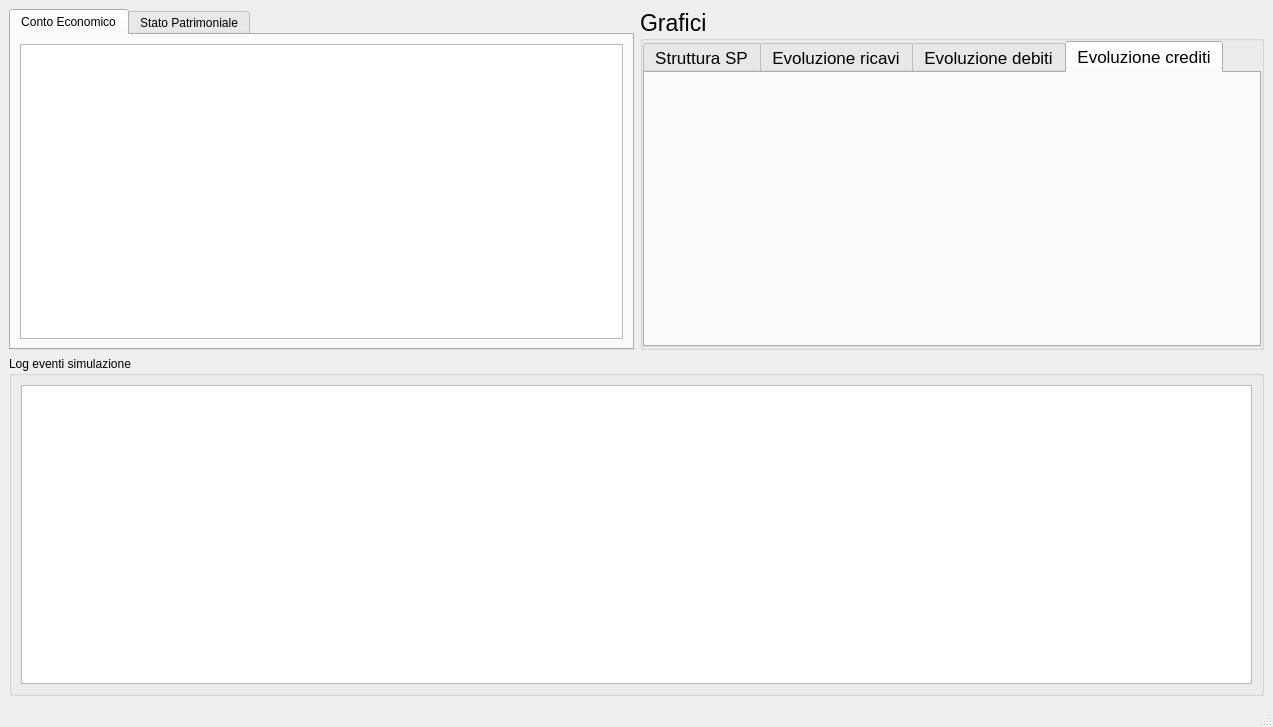
<?xml version="1.0" encoding="UTF-8"?>
<ui version="4.0">
 <class>MainWindow</class>
 <widget class="QMainWindow" name="MainWindow">
  <property name="geometry">
   <rect>
    <x>0</x>
    <y>0</y>
    <width>1273</width>
    <height>727</height>
   </rect>
  </property>
  <property name="windowTitle">
   <string>MainWindow</string>
  </property>
  <widget class="QWidget" name="centralwidget">
   <layout class="QHBoxLayout" name="horizontalLayout_5">
    <item>
     <layout class="QVBoxLayout" name="verticalLayout">
      <item>
       <layout class="QHBoxLayout" name="horizontalLayout_4">
        <item>
         <widget class="QTabWidget" name="tabWidget">
          <property name="currentIndex">
           <number>0</number>
          </property>
          <widget class="QWidget" name="ceTab">
           <attribute name="title">
            <string>Conto Economico</string>
           </attribute>
           <layout class="QHBoxLayout" name="horizontalLayout_3">
            <item>
             <widget class="QTableView" name="tableView_2"/>
            </item>
           </layout>
          </widget>
          <widget class="QWidget" name="spTab">
           <attribute name="title">
            <string>Stato Patrimoniale</string>
           </attribute>
           <layout class="QHBoxLayout" name="horizontalLayout_2">
            <item>
             <widget class="QTableView" name="tableView"/>
            </item>
           </layout>
          </widget>
         </widget>
        </item>
        <item>
         <widget class="QGroupBox" name="chartSection">
          <property name="font">
           <font>
            <pointsize>17</pointsize>
           </font>
          </property>
          <property name="title">
           <string>Grafici</string>
          </property>
          <layout class="QVBoxLayout" name="verticalLayout_2">
           <property name="leftMargin">
            <number>0</number>
           </property>
           <property name="topMargin">
            <number>0</number>
           </property>
           <property name="rightMargin">
            <number>0</number>
           </property>
           <property name="bottomMargin">
            <number>0</number>
           </property>
           <item>
            <widget class="QTabWidget" name="chartTabWidget">
             <property name="font">
              <font>
               <pointsize>13</pointsize>
              </font>
             </property>
             <property name="currentIndex">
              <number>3</number>
             </property>
             <widget class="QWidget" name="struttura_sp_tab">
              <attribute name="title">
               <string>Struttura SP</string>
              </attribute>
             </widget>
             <widget class="QWidget" name="evoluz_ricav_tab">
              <attribute name="title">
               <string>Evoluzione ricavi</string>
              </attribute>
             </widget>
             <widget class="QWidget" name="debitTab">
              <attribute name="title">
               <string>Evoluzione debiti</string>
              </attribute>
             </widget>
             <widget class="QWidget" name="creditTab">
              <attribute name="title">
               <string>Evoluzione crediti</string>
              </attribute>
             </widget>
            </widget>
           </item>
          </layout>
         </widget>
        </item>
       </layout>
      </item>
      <item>
       <widget class="QGroupBox" name="groupBox">
        <property name="title">
         <string>Log eventi simulazione</string>
        </property>
        <layout class="QHBoxLayout" name="horizontalLayout">
         <item>
          <widget class="QTextBrowser" name="logTextBrowser"/>
         </item>
        </layout>
       </widget>
      </item>
     </layout>
    </item>
   </layout>
  </widget>
  <widget class="QMenuBar" name="menubar">
   <property name="geometry">
    <rect>
     <x>0</x>
     <y>0</y>
     <width>1273</width>
     <height>30</height>
    </rect>
   </property>
  </widget>
  <widget class="QStatusBar" name="statusbar"/>
 </widget>
 <resources/>
 <connections/>
</ui>
